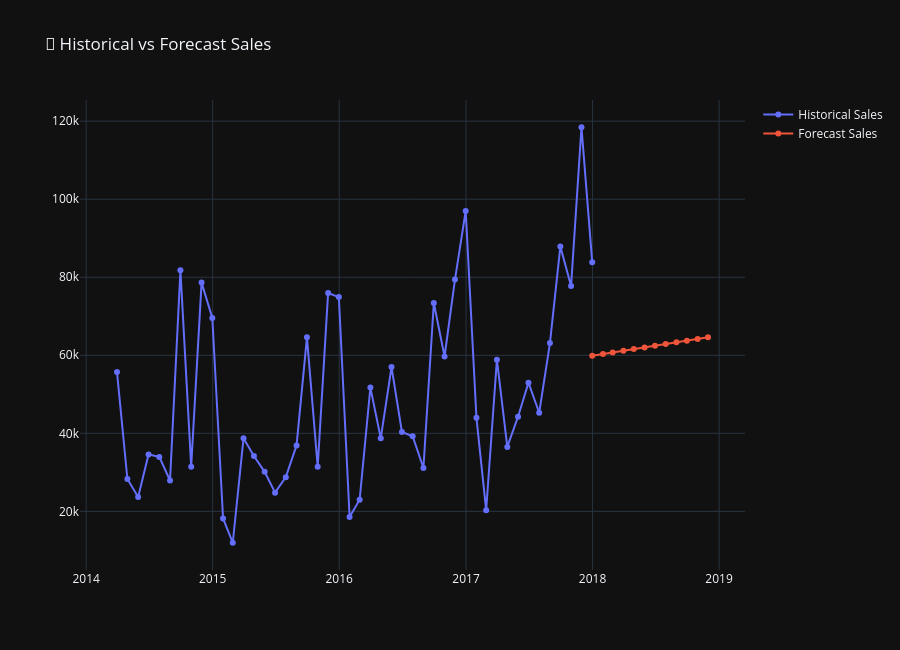

The notebook cell saved with this chart:
### Code cell
fig = go.Figure()

fig.add_trace(go.Scatter(

    x=monthly_sales['Order Date'],

    y=monthly_sales['Sales'],

    mode='lines+markers',

    name='Historical Sales'
))

fig.add_trace(go.Scatter(

    x=forecast_df['Date'],

    y=forecast_df['Forecast Sales'],

    mode='lines+markers',

    name='Forecast Sales'
))

fig.update_layout(

    title='🚀 Historical vs Forecast Sales',

    template='plotly_dark',

    height=650
)

fig.show()
